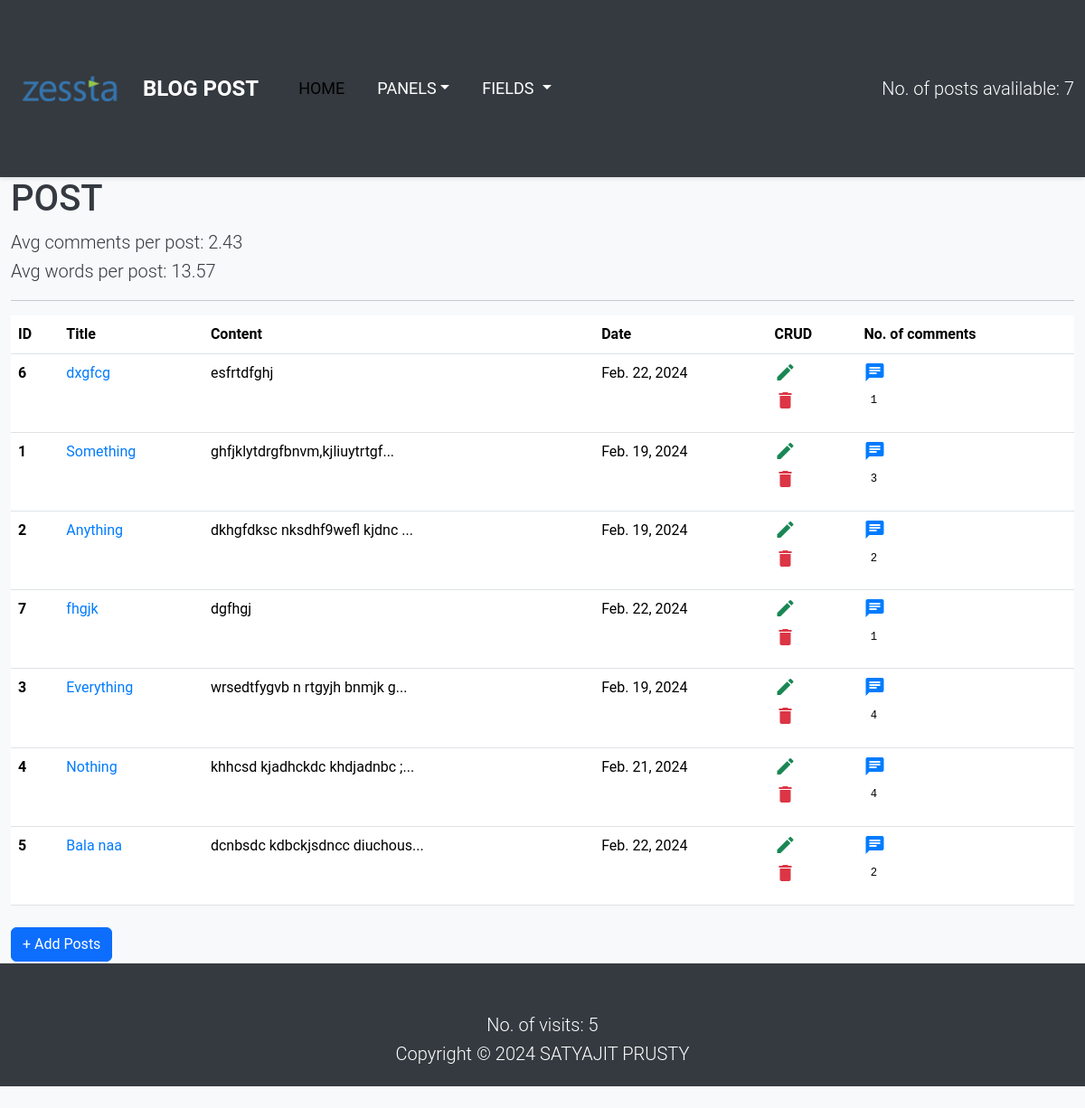
Page /post/ on the committed database.
### blogging/models.py (models this page shows, shortened)
class Post(models.Model):
    title = models.CharField(max_length=50)
    content = models.TextField()
    author = models.ForeignKey(User, on_delete=models.CASCADE)
    date = models.DateField(default = datetime.now().date())
    tags = models.ManyToManyField('Tagging', related_name='posts_tags', null = True, blank=True)
    comments = models.ManyToManyField('Comment', related_name = 'post_comments', null = True, blank = True)
    tags_count = models.IntegerField(default = 0, null = True, blank = True)
    image = models.ImageField(upload_to='images/',null=True,blank=True)

### blogging/views.py (the view)
# urls.py: path('post/', views.view_posts, name = "view_posts"),
def view_posts(request):
    posts_with_comments_count = Post.objects.annotate(num_of_comments=Count('comments'))
    avg_comments_per_post = posts_with_comments_count.aggregate(avg = Avg('num_of_comments'))['avg']
    posts_with_comments_and_word_count = posts_with_comments_count.annotate(
        word_len = Sum(
            Func(F('content'),
                function = 'LENGTH',
                template = '%(function)s(%(expressions)s) - LENGTH(REPLACE(%(expressions)s, " ", "")) + 1')))
    avg_words_per_post =  posts_with_comments_and_word_count.aggregate(avg_words=Avg('word_len'))['avg_words'] or 0
    context = {
        'posts' : posts_with_comments_and_word_count,
        'average_comments_per_post' : round(avg_comments_per_post,2),
        'average_words_per_post' : round(avg_words_per_post,2)}
    return render(request, 'post_view.html', context)

### blogging/templates/post_view.html (shortened to what this page needs)
{% extends 'base.html' %}
{% block content %}
<h1>POST</h1>
<div class="lead">Avg comments per post: {{average_comments_per_post}}</div>
<div class="lead">Avg words per post: {{average_words_per_post}}</div>
<hr>
    <table class="table table-hover">
        <thead>
            <tr>
                <th scope="col">ID</th>
                <th scope="col">Title</th>
                <th scope="col">Content</th>
                <th scope="col">Date</th>
                <th scope="col">CRUD</th>
                <th scope="col">No. of comments</th>
            </tr>
        </thead>
        <tbody>
            {%for post in posts%}
            <tr >
                <th scope="row">{{post.id}}</th>
                <td><a href="/post/{{post.id}}">{{post.title}}</a></td>
                <td>{{post.content|slice:":28"}}{% if post.content|length > 28 %}...{% endif %}</td>
                <td>{{post.date}}</td>
                <td>
                    <a href="{{post.id}}/verification" class="text-success"><i class="material-icons">edit</i></a><br>
                    <a href="{{post.id}}/delete" class="mt-2 text-danger"><i class="material-icons">delete</i></a>
                </td>
                <td>
                    <a href="/post/{{post.id}}"><i class="material-icons">chat</i><br></a>
                    <pre><small> {{post.num_of_comments}}</small></pre>
                </td>
            </tr>
            {%endfor%}
        </tbody>
    </table>
    <a href="verification" class="btn btn-primary mt-2">+ Add Posts</a>
{% endblock %}

### blogging/static/style.css (style rules this page uses)
body { font-family: 'Roboto', sans-serif; background-color: #f8f9fa; color: #343a40; margin: 0; padding: 0; line-height: 1.6; }
a { color: #007bff; text-decoration: none; transition: color 0.3s ease; }

### rows in the picture
Post: id "6", title "dxgfcg", content "esfrtdfghj", date "Feb. 22, 2024", num_of_comments "1"
Post: id "1", title "Something", content "ghfjklytdrgfbnvm,kjliuytrtgf", date "Feb. 19, 2024", num_of_comments "3"
Post: id "2", title "Anything", content "dkhgfdksc nksdhf9wefl kjdnc", date "Feb. 19, 2024", num_of_comments "2"
Post: id "7", title "fhgjk", content "dgfhgj", date "Feb. 22, 2024", num_of_comments "1"
Post: id "3", title "Everything", content "wrsedtfygvb n rtgyjh bnmjk g", date "Feb. 19, 2024", num_of_comments "4"
Post: id "4", title "Nothing", content "khhcsd kjadhckdc khdjadnbc ;", date "Feb. 21, 2024", num_of_comments "4"
Post: id "5", title "Bala naa", content "dcnbsdc kdbckjsdncc diuchous", date "Feb. 22, 2024", num_of_comments "2"

### other values in the picture
{{ no_of_posts }} "7"
{{ average_comments_per_post }} "2.43"
{{ average_words_per_post }} "13.57"
{{ visits }} "5"
